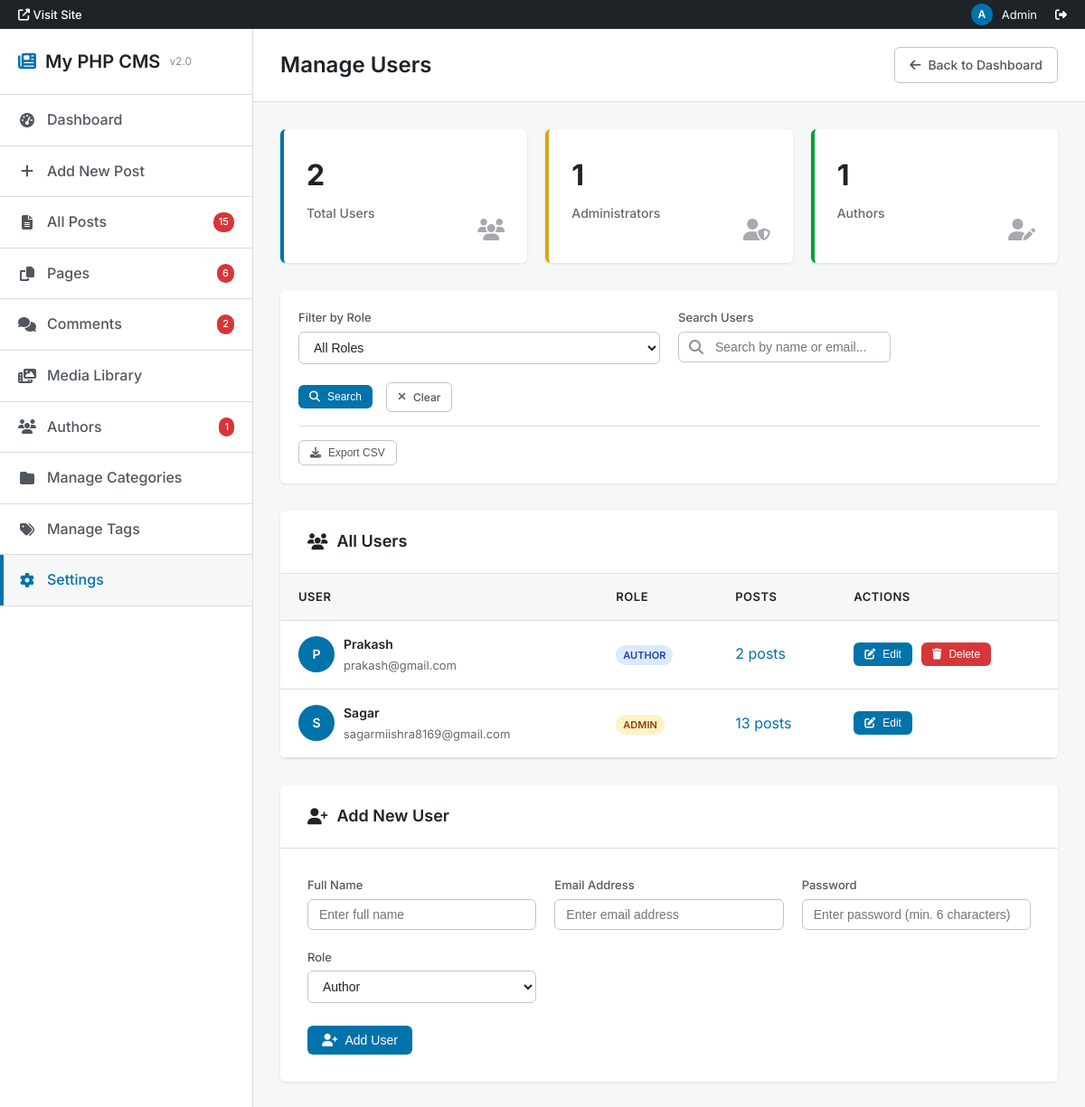
/admin/manage_users.php (signed in), run on the app's committed database.
### tables this page shows
CREATE TABLE `authors` (
  `id` int(11) NOT NULL,
  `name` varchar(100) NOT NULL,
  `username` varchar(100) DEFAULT NULL,
  `email` varchar(150) DEFAULT NULL,
  `bio` text DEFAULT NULL,
  `photo` varchar(255) DEFAULT NULL,
  `created_at` timestamp NOT NULL DEFAULT current_timestamp(),
  `theme_preference` enum('light','dark') DEFAULT 'light',
  `password` varchar(255) DEFAULT NULL,
  `profile_picture` varchar(255) DEFAULT NULL,
  `last_login` datetime DEFAULT NULL,
  `role` varchar(20) DEFAULT 'author'
);

### admin/manage_users.php (the view, shortened to what this page needs)
<?php
require 'config.php';
$admin_id = $_SESSION['admin'];
$search_filter = $_GET['search'] ?? '';
$filter_conditions = [];
$filter_params = [];
$filter_types = '';
$filter_query = !empty($filter_conditions) ? " WHERE " . implode(" AND ", $filter_conditions) : '';
$totalComments = $conn->query("SELECT COUNT(*) as count FROM comments")->fetch_assoc()['count'];
$totalPosts = $conn->query("SELECT COUNT(*) as count FROM posts")->fetch_assoc()['count'];
$totalPages = $conn->query("SELECT COUNT(*) as count FROM pages")->fetch_assoc()['count'];
$query = "SELECT * FROM authors" . $filter_query . " ORDER BY id DESC";
if (!empty($filter_params)) {
    $stmt = $conn->prepare($query);
    $stmt->bind_param($filter_types, ...$filter_params);
    $stmt->execute();
    $users = $stmt->get_result();
} else {
    $users = $conn->query($query);
}
$totalUsers = $conn->query("SELECT COUNT(*) as count FROM authors")->fetch_assoc()['count'];
$totalAdmins = $conn->query("SELECT COUNT(*) as count FROM authors WHERE role = 'admin'")->fetch_assoc()['count'];
$totalAuthors = $conn->query("SELECT COUNT(*) as count FROM authors WHERE role = 'author'")->fetch_assoc()['count'];
?>
<!DOCTYPE html>
<html lang="en">
<head>
    <link href="https://cdnjs.cloudflare.com/ajax/libs/font-awesome/6.4.0/css/all.min.css" rel="stylesheet">
</head>
<body>
    <div class="wp-admin-bar">
        <a href="../index.php" class="site-name" target="_blank">
            <i class="fas fa-external-link-alt"></i> Visit Site
        </a>
        <div class="user-info">
            <div class="avatar">A</div>
            <span>Admin</span>
            <a href="logout.php" style="color: var(--wp-white); margin-left: 10px;">
                <i class="fas fa-sign-out-alt"></i>
            </a>
        </div>
    </div>
    <div class="wp-admin">
        <nav class="wp-sidebar" id="wpSidebar">
            <div class="wp-sidebar-header">
                <h1>
                    <i class="fas fa-newspaper" style="color: var(--wp-blue);"></i>
                    My PHP CMS
                    <span class="version">v2.0</span>
                </h1>
            </div>
            <ul class="wp-menu">
                <li class="wp-menu-item">
                    <a href="dashboard.php" class="wp-menu-link">
                        <i class="fas fa-tachometer-alt wp-menu-icon"></i>
                        Dashboard
                    </a>
                </li>
                <li class="wp-menu-item">
                    <a href="create.php" class="wp-menu-link">
                        <i class="fas fa-plus wp-menu-icon"></i>
                        Add New Post
                    </a>
                </li>
<li class="wp-menu-item">
    <a href="posts.php" class="wp-menu-link">
        <i class="fas fa-file-alt wp-menu-icon"></i>
        All Posts
        <span class="wp-menu-badge"><?= $totalPosts ?></span>
    </a>
</li>
<li class="wp-menu-item">
                    <a href="pages.php" class="wp-menu-link">
                        <i class="fas fa-copy wp-menu-icon"></i>
                        Pages
                        <span class="wp-menu-badge"><?= $totalPages ?></span>
                    </a>
                </li>
<li class="wp-menu-item">
    <a href="comments.php" class="wp-menu-link">
        <i class="fas fa-comments wp-menu-icon"></i>
        Comments
        <?php if ($totalComments > 0): ?>
            <span class="wp-menu-badge"><?= $totalComments ?></span>
        <?php endif; ?>
    </a>
</li>
                <li class="wp-menu-item">
                    <a href="media.php" class="wp-menu-link">
                        <i class="fas fa-photo-video wp-menu-icon"></i>
                        Media Library
                    </a>
                </li>
<li class="wp-menu-item">
                   <a href="authors.php" class="wp-menu-link">
                       <i class="fas fa-users wp-menu-icon"></i>
                       Authors
                       <span class="wp-menu-badge"><?= $totalAuthors ?></span>
                   </a>
               </li>
                <li class="wp-menu-item">
                    <a href="add_category.php" class="wp-menu-link">
                        <i class="fas fa-folder wp-menu-icon"></i>
                        Manage Categories
                    </a>
                </li>
                <li class="wp-menu-item">
                    <a href="add_tag.php" class="wp-menu-link">
                        <i class="fas fa-tags wp-menu-icon"></i>
                        Manage Tags
                    </a>
                </li>
                <li class="wp-menu-item">
                    <a href="manage_users.php" class="wp-menu-link active">
                        <i class="fas fa-cog wp-menu-icon"></i>
                        Settings
                    </a>
                </li>
            </ul>
        </nav>
        <main class="wp-main">
            <header class="wp-header">
                <div style="display: flex; align-items: center; gap: 15px;">
                    <h1>Manage Users</h1>
                </div>
                <div class="wp-header-actions">
                    <a href="dashboard.php" class="wp-button wp-button-secondary">
                        <i class="fas fa-arrow-left"></i>
                        Back to Dashboard
                    </a>
                </div>
            </header>
            <div class="wp-content">
                <div class="wp-stats">
                    <div class="wp-stat-card">
                        <div class="wp-stat-number"><?= $totalUsers ?></div>
                        <div class="wp-stat-label">Total Users</div>
                        <i class="fas fa-users wp-stat-icon"></i>
                    </div>
                    <div class="wp-stat-card warning">
                        <div class="wp-stat-number"><?= $totalAdmins ?></div>
                        <div class="wp-stat-label">Administrators</div>
                        <i class="fas fa-user-shield wp-stat-icon"></i>
                    </div>
                    <div class="wp-stat-card success">
                        <div class="wp-stat-number"><?= $totalAuthors ?></div>
                        <div class="wp-stat-label">Authors</div>
                        <i class="fas fa-user-edit wp-stat-icon"></i>
                    </div>
                </div>
                <div class="wp-filters">
                    <form method="GET" id="filterForm">
                        <div class="wp-filters-grid">
                            <div class="wp-form-group">
                                <label class="wp-form-label">Filter by Role</label>
                                <select name="role" class="wp-form-control" onchange="document.getElementById('filterForm').submit()">
                                    <option value="">All Roles</option>
                                </select>
                            </div>
                            <div class="wp-form-group">
                                <label class="wp-form-label">Search Users</label>
                                <div class="wp-search">
                                    <i class="fas fa-search wp-search-icon"></i>
                                    <input type="text" name="search" class="wp-form-control" placeholder="Search by name or email..." value="<?= htmlspecialchars($search_filter) ?>">
                                </div>
                            </div>
                        </div>
                        <div class="wp-filters-actions">
                            <button type="submit" class="wp-button wp-button-small">
                                <i class="fas fa-search"></i>
                                Search
                            </button>
                            <a href="manage_users.php" class="wp-button wp-button-secondary wp-button-small">
                                <i class="fas fa-times"></i>
                                Clear
                            </a>
                        </div>
                    </form>
                    <div style="margin-top: 15px; padding-top: 15px; border-top: 1px solid var(--wp-gray-200);">
                        <form method="POST" style="display: inline-block;">
                            <button type="submit" name="export_csv" class="wp-button wp-button-secondary wp-button-small">
                                <i class="fas fa-download"></i>
                                Export CSV
                            </button>
                        </form>
                    </div>
                </div>
                <div class="wp-users-container">
                    <div class="wp-users-header">
                        <h2 class="wp-users-title">
                            <i class="fas fa-users"></i>
                            All Users
                        </h2>
                    </div>
                    <table class="wp-table">
                        <thead>
                            <tr>
                                <th>User</th>
                                <th>Role</th>
                                <th>Posts</th>
                                <th>Actions</th>
                            </tr>
                        </thead>
                        <tbody>
                            <?php if ($users->num_rows > 0): ?>
                                <?php while ($user = $users->fetch_assoc()): ?>
                                    <?php
                                    $post_count_stmt = $conn->prepare("SELECT COUNT(*) as count FROM posts WHERE author_id = ?");
                                    $post_count_stmt->bind_param("i", $user['id']);
                                    $post_count_stmt->execute();
                                    $post_count = $post_count_stmt->get_result()->fetch_assoc()['count'];
                                    ?>
                                    <tr>
                                        <td>
                                            <div class="wp-user-info">
                                                <div class="wp-user-avatar">
                                                    <?= strtoupper(substr($user['name'], 0, 1)) ?>
                                                </div>
                                                <div class="wp-user-details">
                                                    <h4><?= htmlspecialchars($user['name']) ?></h4>
                                                    <p><?= htmlspecialchars($user['email']) ?></p>
                                                </div>
                                            </div>
                                        </td>
                                        <td>
                                            <span class="wp-role-badge <?= $user['role'] ?>">
                                                <?= ucfirst($user['role']) ?>
                                            </span>
                                        </td>
                                        <td>
                                            <?php if ($post_count > 0): ?>
                                                <a href="posts.php?author=<?= $user['id'] ?>" style="color: var(--wp-blue); text-decoration: none;">
                                                    <?= $post_count ?> posts
                                                </a>
                                            <?php else: ?>
                                                <span style="color: var(--wp-gray-500);">No posts</span>
                                            <?php endif; ?>
                                        </td>
                                        <td>
                                            <div class="wp-user-actions">
                                                <button onclick="editUser(<?= $user['id'] ?>, '<?= htmlspecialchars($user['name']) ?>', '<?= htmlspecialchars($user['email']) ?>', '<?= $user['role'] ?>')" class="wp-button wp-button-small">
                                                    <i class="fas fa-edit"></i>
                                                    Edit
                                                </button>
                                                <?php if ($user['id'] != $admin_id): ?>
                                                    <button onclick="deleteUser(<?= $user['id'] ?>, '<?= htmlspecialchars($user['name']) ?>', <?= $post_count ?>)" class="wp-button wp-button-danger wp-button-small">
                                                        <i class="fas fa-trash"></i>
                                                        Delete
                                                    </button>
                                                <?php endif; ?>
                                            </div>
                                        </td>
                                    </tr>
                                <?php endwhile; ?>
                            <?php endif; ?>
                        </tbody>
                    </table>
                </div>
                <div class="wp-add-user">
                    <div class="wp-add-user-header">
                        <h2 class="wp-add-user-title">
                            <i class="fas fa-user-plus"></i>
                            Add New User
                        </h2>
                    </div>
                    <div class="wp-add-user-content">
                        <form method="POST">
                            <div class="wp-form-grid">
                                <div class="wp-form-group">
                                    <label class="wp-form-label">Full Name</label>
                                    <input type="text" name="new_name" class="wp-form-control" placeholder="Enter full name" required>
                                </div>
                                <div class="wp-form-group">
                                    <label class="wp-form-label">Email Address</label>
                                    <input type="email" name="new_email" class="wp-form-control" placeholder="Enter email address" required>
                                </div>
                                <div class="wp-form-group">
                                    <label class="wp-form-label">Password</label>
                                    <input type="password" name="new_password" class="wp-form-control" placeholder="Enter password (min. 6 characters)" required minlength="6">
                                </div>
                                <div class="wp-form-group">
                                    <label class="wp-form-label">Role</label>
                                    <select name="new_role" class="wp-form-control" required>
                                        <option value="author">Author</option>
                                    </select>
                                </div>
                            </div>
                            <div class="wp-form-actions">
                                <button type="submit" name="add_user" class="wp-button">
                                    <i class="fas fa-user-plus"></i>
                                    Add User
                                </button>
                            </div>
                        </form>
                    </div>
                </div>
            </div>
        </main>
    </div>
</body>
</html>

### data on the page
authors: name "P", name "Prakash", email "prakash@gmail.com", role "AUTHOR", post_count "2"
authors: name "S", name "Sagar", email "sagarmiishra8169@gmail.com", role "ADMIN", post_count "13"

### other printed values
$totalPosts "15"
$totalPages "6"
$totalComments "2"
$totalAuthors "1"
$totalUsers "2"
$totalAdmins "1"
